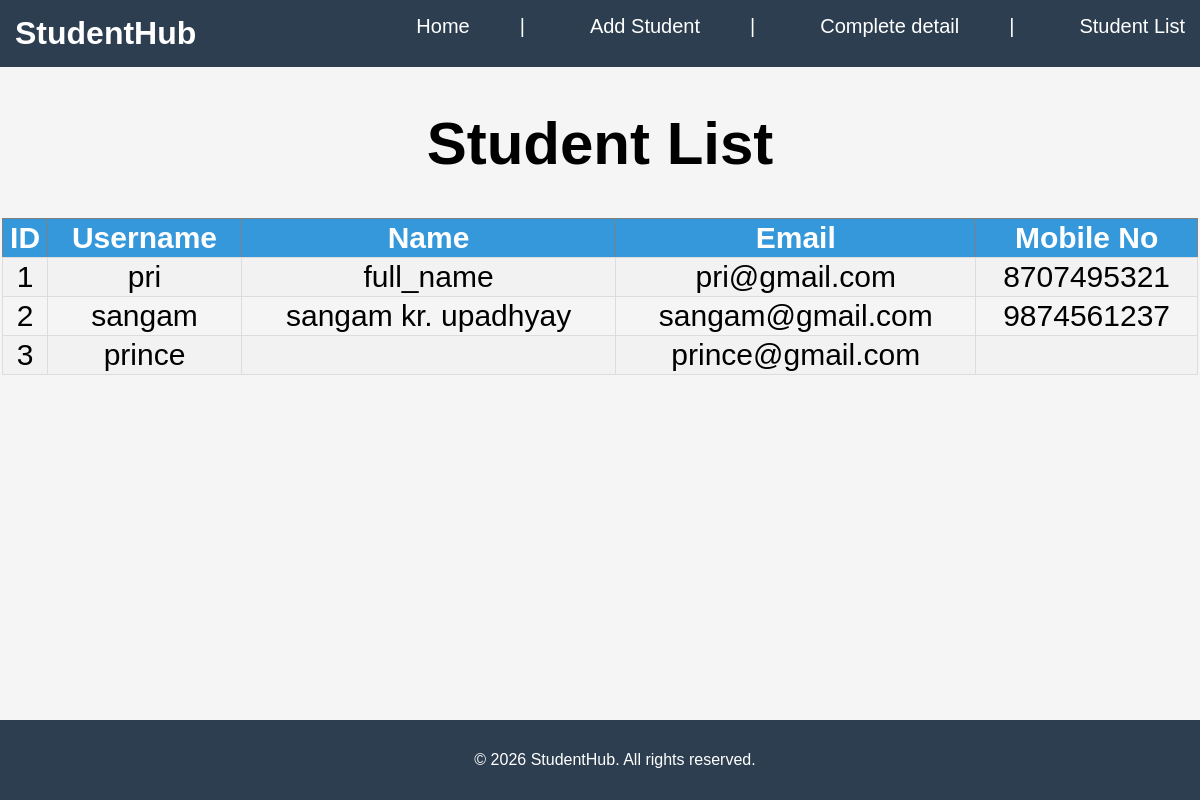
Page /studentslist/ on the committed database.
### students/models.py (models this page shows, shortened)
class Student(models.Model):
    username = models.CharField(max_length=150, unique=True)
    email = models.EmailField(unique=True)
    password = models.CharField(max_length=100)
    first_name = models.CharField(max_length=200)
    father_name = models.CharField(max_length=200)
    mother_name = models.CharField(max_length=200)
    full_name = models.CharField(max_length=200)
    student_id = models.CharField(max_length=20, unique=True)
    mobile_No = models.CharField(max_length=10)
    state = models.CharField(max_length=50)
    city = models.CharField(max_length=100, null=True, blank=True)
    country = models.CharField(max_length=50, null=True, blank=True)

### students/views.py (the view)
# urls.py: path('studentslist/', views.student_list, name='student_list'),
def student_list(request):
    if request.method == "POST":
        id =request.POST.get('id')
        username =request.POST.get('username')
        email =request.POST.get('email')
        Mobile_No =request.POST.get('Mobile_No')
        Student.objects.create(username=username, email=email, Mobile_No=Mobile_No)
    students = Student.objects.all()
    return render(request, 'student_list.html', {'students': students})

### students/templates/student_list.html
{% extends 'home.html' %}
{% block content %}
<h1>Student List</h1>
<table border="1">
<tr>
<th>ID</th>
<th>Username</th>
<th>Name</th>
<th>Email</th>
<th>Mobile No</th>
</tr>
{% for student in students %}
<tr>
<td>{{ student.id }}</td>
<td>{{ student.username }}</td>
<td>{{ student.full_name }}</td>
<td>{{ student.email }}</td>
<td>{{ student.mobile_No }}</td>
</tr>
{% endfor %}
</table>
{% endblock %}

### students/templates/home.html (shortened to what this page needs)
{% extends 'base.html' %}

### students/templates/base.html (shortened to what this page needs)
{% load static %}
<!DOCTYPE html>
<html lang="en">
<head>
<link rel="stylesheet" href="{% static 'CSS/style.css' %}">
</head>
<body>
<header>
<h1>StudentHub</h1>
<nav style="font-size:20px;">
<a href="/">Home</a> |
<a href="/add/">Add Student</a> |
<a href="/login/">Complete detail</a> |
<a href="/studentslist/">Student List</a>
</nav>
</header>
<main align="center">
{% block content %}
{% endblock %}
</main>
<footer>
<p>&copy; 2026 StudentHub. All rights reserved.</p>
</footer>
</body>
</html>

### students/static/CSS/style.css (style rules this page uses)
body { font-family: Arial, sans-serif; margin: 0; padding: 0; background-color: #f5f5f5; }
header { background-color: #2c3e50; color: white; padding: 15px; }
header h1 { margin: 0; display: inline-block; }
header nav { display: flex; gap: 50px; float:right ; }
header nav a { color: white; text-decoration: none; margin-left: 15px; font-weight:25px; }
main { padding: 2px; font-size: 30px; }
footer { text-align: center; padding: 15px; background-color: #2c3e50; color: white; position: fixed; bottom: 0; width: 100%; }
table { width: 100%; border-collapse: collapse; }
th { background-color: #3498db; color: white; padding: 2px; }
td { border: 1px solid #ddd; padding: 2px; }
tr:nth-child(even) { background-color: #f2f2f2; }

### rows in the picture
Student: id "1", username "pri", full_name "full_name", email "pri@gmail.com", mobile_No "8707495321"
Student: id "2", username "sangam", full_name "sangam kr. upadhyay", email "sangam@gmail.com", mobile_No "9874561237"
Student: id "3", username "prince", email "prince@gmail.com"
